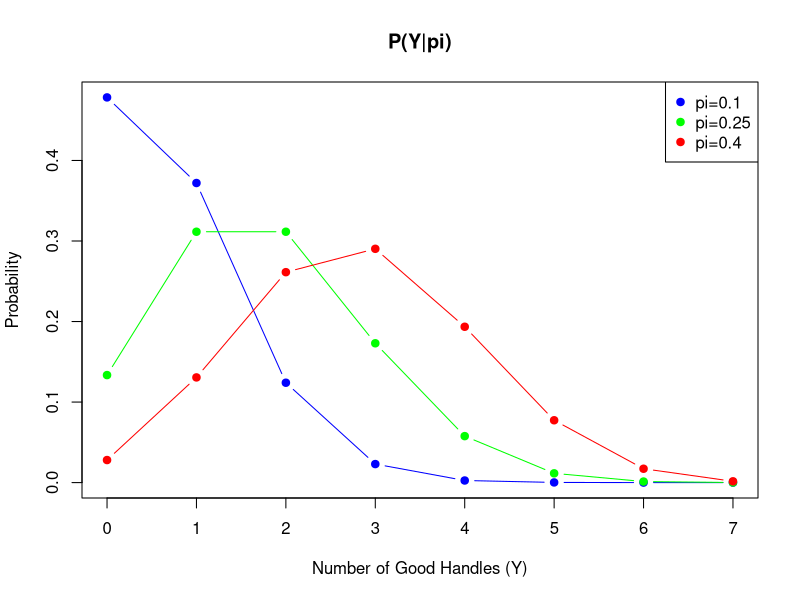

Recreate this plot in R.
## ---- chunk 1
n <- 7 
pis <- c(0.1, 0.25, 0.4) 

binom_pmf <- function(n, pi, y) {choose(n, y) * pi^y * (1 - pi)^(n - y)}

for (pi in pis) {
  cat(sprintf("\nFor pi = %.2f:\n", pi))
  for (y in 0:n) {
    pmf <- binom_pmf(n, pi, y)
    cat(sprintf("P(Y = %d|pi = %.2f) = %.4f\n", y, pi, pmf))}}


## ---- chunk 2
y_values <- 0:7
prob_pi_01 <- c(0.4783, 0.3720, 0.1240, 0.0230, 0.0026, 0.0002, 0.0000, 0.0000)
prob_pi_025 <- c(0.1335, 0.3115, 0.3115, 0.1730, 0.0577, 0.0115, 0.0013, 0.0001)
prob_pi_04 <- c(0.0280, 0.1306, 0.2613, 0.2903, 0.1935, 0.0774, 0.0172, 0.0016)

plot(y_values, prob_pi_01, type='b', col='blue', pch=19, ylim=c(0, max(c(prob_pi_01, prob_pi_025, prob_pi_04))), xlab='Number of Good Handles (Y)', ylab='Probability', main='P(Y|pi)')
lines(y_values, prob_pi_025, type='b', col='green', pch=19)
lines(y_values, prob_pi_04, type='b', col='red', pch=19)
legend("topright", legend=c("pi=0.1", "pi=0.25", "pi=0.4"), col=c("blue", "green", "red"), pch=19)
## ---- chunk 3
pis <- c(0.1, 0.25, 0.4)
prior_probs_miles <- c(0.2, 0.45, 0.35)
prior_probs_kris <- c(0.15, 0.15, 0.7)
y <- 2
n <- 7

binomial_likelihood <- function(p, n, y) {
  choose(n, y) * p^y * (1-p)^(n-y)}

likelihoods <- sapply(pis, function(pi) binomial_likelihood(pi, n, y))

unnormalized_posteriors_miles <- likelihoods * prior_probs_miles
unnormalized_posteriors_kris <- likelihoods * prior_probs_kris

posterior_probs_miles <- unnormalized_posteriors_miles / sum(unnormalized_posteriors_miles)
posterior_probs_kris <- unnormalized_posteriors_kris / sum(unnormalized_posteriors_kris)

cat("Miles' Posterior Probabilities:\n")
print(posterior_probs_miles)
cat("\nKris' Posterior Probabilities:\n")
print(posterior_probs_kris)

## ---- chunk 4
adjusted_prior_probs <- c(1/3, 1/3, 1/3)  
adjusted_pi_values <- c(0.1, 0.3, 0.5)

n_artworks <- 10

dbinom_vectorized <- function(y, size, prob) {
  sapply(prob, function(p) dbinom(y, size, p))}

posterior_probs_list <- lapply(0:n_artworks, function(y) {
  likelihood <- dbinom_vectorized(y, n_artworks, adjusted_pi_values)
  posterior <- adjusted_prior_probs * likelihood
  posterior / sum(posterior) 
})

min_y_for_posterior <- sapply(posterior_probs_list, function(posterior) posterior[3]) > 0.4
min_y_index <- which(min_y_for_posterior)[1]

list(min_y = min_y_index - 1, posterior_probs = posterior_probs_list[[min_y_index]])
## ---- chunk 5
prior_probs <- c(0.25, 0.5, 0.25)
names(prior_probs) <- c("0.2", "0.4", "0.6")

likelihood <- function(y, pi, n) {dbinom(y, n, pi)}

calculate_posterior <- function(y, pi_value, prior_probs, n = 10) {
  likelihoods <- sapply(names(prior_probs), function(pi) likelihood(y, as.numeric(pi), n))
  priors <- as.numeric(prior_probs)
  posteriors <- likelihoods * priors / sum(likelihoods * priors)
  names(posteriors) <- names(prior_probs)
  return(posteriors[as.character(pi_value)])
}


results <- sapply(0:10, function(y) calculate_posterior(y, "0.6", prior_probs))
min_y <- which(results > 0.4)[1]

min_y
